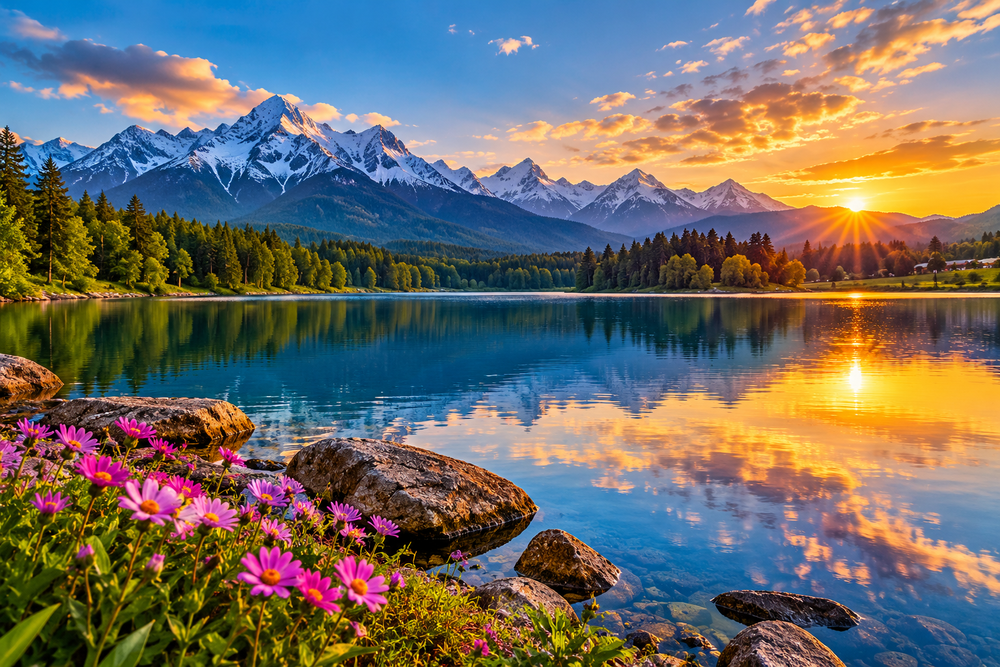
#> input picture CV.png, 1000 x 667 px, shrunk from 1536 x 1024 before the run
$ python experiment10.py
#> lines starting #> are read from the running program, lines starting #| are printed output that depends on the picture
import cv2
import matplotlib.pyplot as plt

image = cv2.imread("CV.png")
#> image is the input picture: shape (667, 1000, 3); mean B, G, R 101.1, 108.3, 112.5

if image is None:
    print("Error: Image not found!")
    exit()

image_rgb = cv2.cvtColor(image, cv2.COLOR_BGR2RGB)

rotated_image = cv2.rotate(image_rgb, cv2.ROTATE_90_CLOCKWISE)
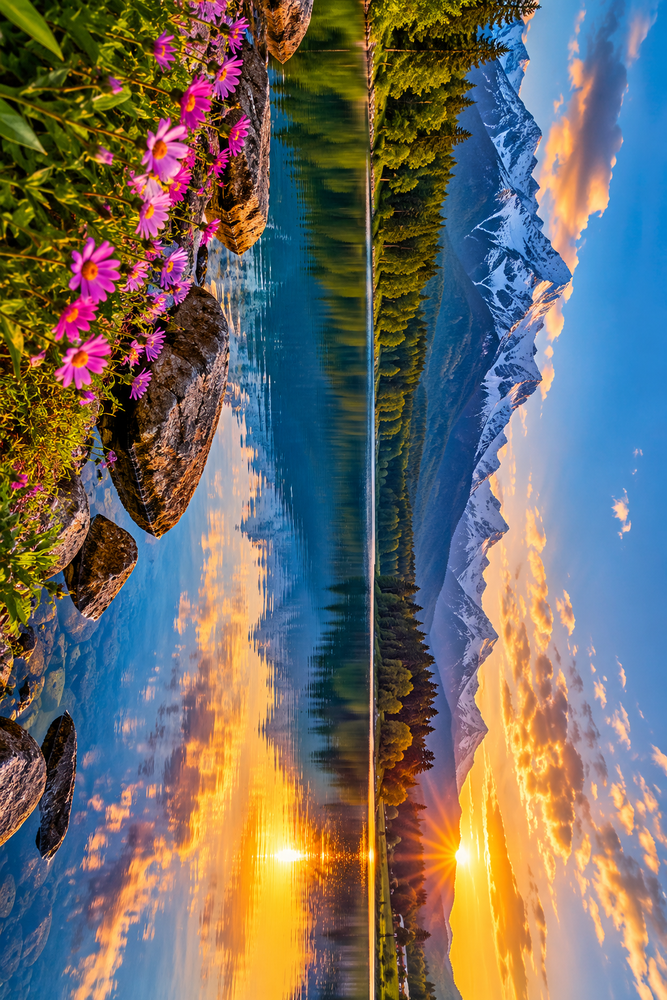
#> rotated_image: shape (1000, 667, 3); mean R, G, B 112.5, 108.3, 101.1

plt.subplot(1, 2, 1)
plt.imshow(image_rgb)
plt.title("Original Image")
plt.axis("off")

plt.subplot(1, 2, 2)
plt.imshow(rotated_image)
plt.title("90 Degree Clockwise Rotated")
plt.axis("off")

plt.tight_layout()
plt.show()
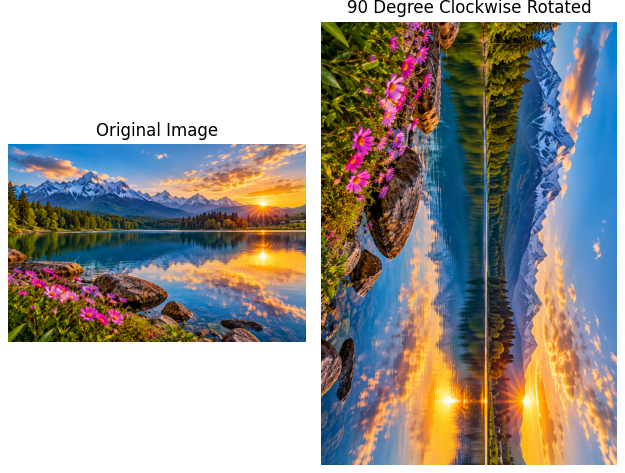
#> figure drawn by matplotlib, 2 panels
